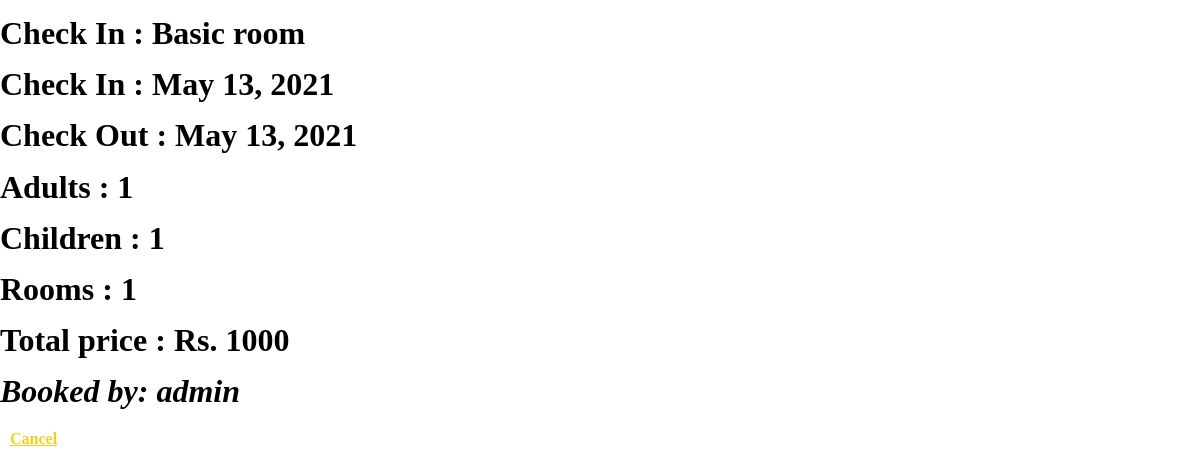
The page /bookingdetail/31/ on the database its author committed.
### myapp/models.py (models this page shows)
class Booking(models.Model):
    user = models.ForeignKey(settings.AUTH_USER_MODEL,
                             on_delete=models.CASCADE)
    room = models.ForeignKey(Room, on_delete=models.CASCADE)
    checkin = models.DateField()
    checkout = models.DateField()
    adults = models.IntegerField()
    children = models.IntegerField()
    rooms = models.IntegerField()

class Room(models.Model):
    name = models.CharField(max_length=50)
    price = models.IntegerField()
    available_rooms = models.IntegerField(default=100)

### myapp/views.py (the view)
# urls.py: path('bookingdetail/<int:id>/', views.bookingdetail, name="bookingdetail"),
def bookingdetail(request, id):
    booking = Booking.objects.get(pk=id)
    return render(request, 'bookingdetail.html', {'booking': booking})

### templates/bookingdetail.html (shortened to what this page needs)
{% load static %}
<html lang="en">
  <head>
    <link rel="stylesheet" href="{% static 'css/main.css' %}" />
    <link rel="stylesheet" href="{% static 'css/login.css' %}" />
  </head>
  <body>
    <h1>
      <ul>
        <li style="color: black">Check In : {{booking.room.name}}</li>
        <li style="color: black">Check In : {{booking.checkin}}</li>
        <li style="color: black">Check Out : {{booking.checkout}}</li>
        <li style="color: black">Adults : {{booking.adults}}</li>
        <li style="color: black">Children : {{booking.children}}</li>
        <li style="color: black">Rooms : {{booking.rooms}}</li>
        <li style="color: black">
          Total price : Rs. {% widthratio booking.room.price 1 booking.rooms %}
        </li>
        <em>Booked by: {{booking.user.username}}</em>
      </ul>
    </h1>
    <a href="{% url 'cancelbooking' booking.id %}" class="loginbtn">Cancel</a>
  </body>
</html>

### static/css/main.css (style rules this page uses)
:root { --transition: all 0.7s ease; --yellow: #f2ce1f; --dark: black; }
* { box-sizing: border-box; padding: 0; margin: 0; }
html { scroll-behavior: smooth; }
body { line-height: 1.6; }
h1, h2, h3, h4, h5, h6 { padding: 8px 0; }

### static/css/login.css (style rules this page uses)
a { text-decoration: none; }
:root { --transition: all 0.7s ease; --yellow: #f9d342; --dark: #292826; }
* { box-sizing: border-box; padding: 0; margin: 0; font-family: 'Playfair Display', serif; }
html { scroll-behavior: smooth; }
body { line-height: 1.6; }
h1, h2, h3, h4, h5, h6 { padding: 8px 0; }
.loginbtn { font-size: 16px; font-weight: 600; border: none; border-radius: 5px; padding: 10px; width: 140px; color: #F2CE1F; text-align: center; margin: 15px auto; cursor: pointer; transition: var(--transition); background-color: none; text-decoration: underline; margin-left: px; }

### rows shown on the page
Booking: room.name "Basic room", checkin "May 13, 2021", checkout "May 13, 2021", adults "1", children "1", rooms "1", room+rooms "1000", user.username "admin"
